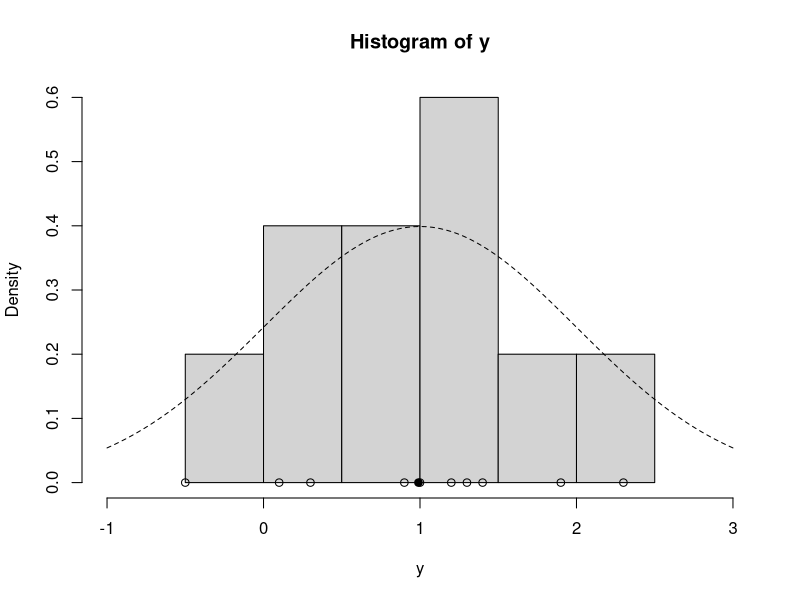
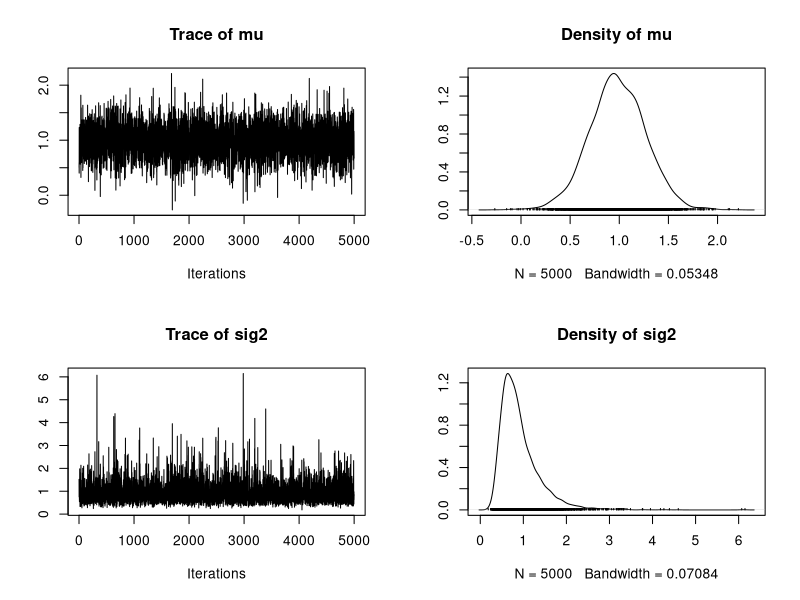

Write the R code that produced these figures, in order.
update_mu <- function(n, ybar, sig2, mu_0, sig2_0) {
    sig2_1 <- 1.0 / (n / sig2 + 1.0 / sig2_0)
    mu_1 <- sig2_1 * (n * ybar / sig2 + mu_0 / sig2_0)
    rnorm(n = 1, mean = mu_1, sd = sqrt(sig2_1))
}

update_sig2 <- function(n, y, mu, nu_0, beta_0) {
    nu_1 <- nu_0 + n / 2.0
    sumsq <- sum((y - mu)^2) # vectorized
    beta_1 <- beta_0 + sumsq / 2.0
    out_gamma <- rgamma(n = 1, shape = nu_1, rate = beta_1) # rate for gamma is shape for inv-gamma
    1.0 / out_gamma # reciprocal of a gamma random variable is distributed inv-gamma
}

gibbs <- function(y, n_iter, init, prior) {
    ybar <- mean(y)
    n <- length(y)

    ## initialize
    mu_out <- numeric(n_iter)
    sig2_out = numeric(n_iter)

    mu_now <- init$mu

    ## Gibbs sampler
    for (i in 1:n_iter) {
        sig2_now <- update_sig2(n = n, y = y, mu = mu_now, nu_0 = prior$nu_0, beta_0 = prior$beta_0)
        mu_now <- update_mu(n = n, ybar  =ybar, sig2 = sig2_now, mu_0 = prior$mu_0, sig2_0 = prior$sig2_0)

        sig2_out[i] <- sig2_now
        mu_out[i] <- mu_now
    }

    cbind(mu = mu_out, sig2 = sig2_out)
}

y <- c(1.2, 1.4, -0.5, 0.3, 0.9, 2.3, 1.0, 0.1, 1.3, 1.9)
ybar <- mean(y)
n <- length(y)

## prior
prior <- list()
prior$mu_0 <- 1.0
prior$sig2_0 <- 1.0
prior$n_0 <- 2.0 # prior effective sample size for sig2
prior$s2_0 <- 1.0 # prior point estimate for sig2
prior$nu_0 <- prior$n_0 / 2.0 # prior parameter for inverse-gamma
prior$beta_0 <- prior$n_0 * prior$s2_0 / 2.0 # prior parameter for inverse-gamma

hist(y, freq = FALSE, xlim = c(-1.0, 3.0)) # histogram of the data
curve(
    dnorm(x = x, mean = prior$mu_0, sd = sqrt(prior$sig2_0)), 
    lty = 2,
    add = TRUE
) # prior for mu
points(y, rep(0,n), pch=1) # individual data points
points(ybar, 0, pch=19) # sample mean

set.seed(53)

init <- list()
init$mu <- 0.0

post <- gibbs(y = y, n_iter = 5e3, init = init, prior  =prior)

library("coda")
plot(as.mcmc(post))

summary(as.mcmc(post))